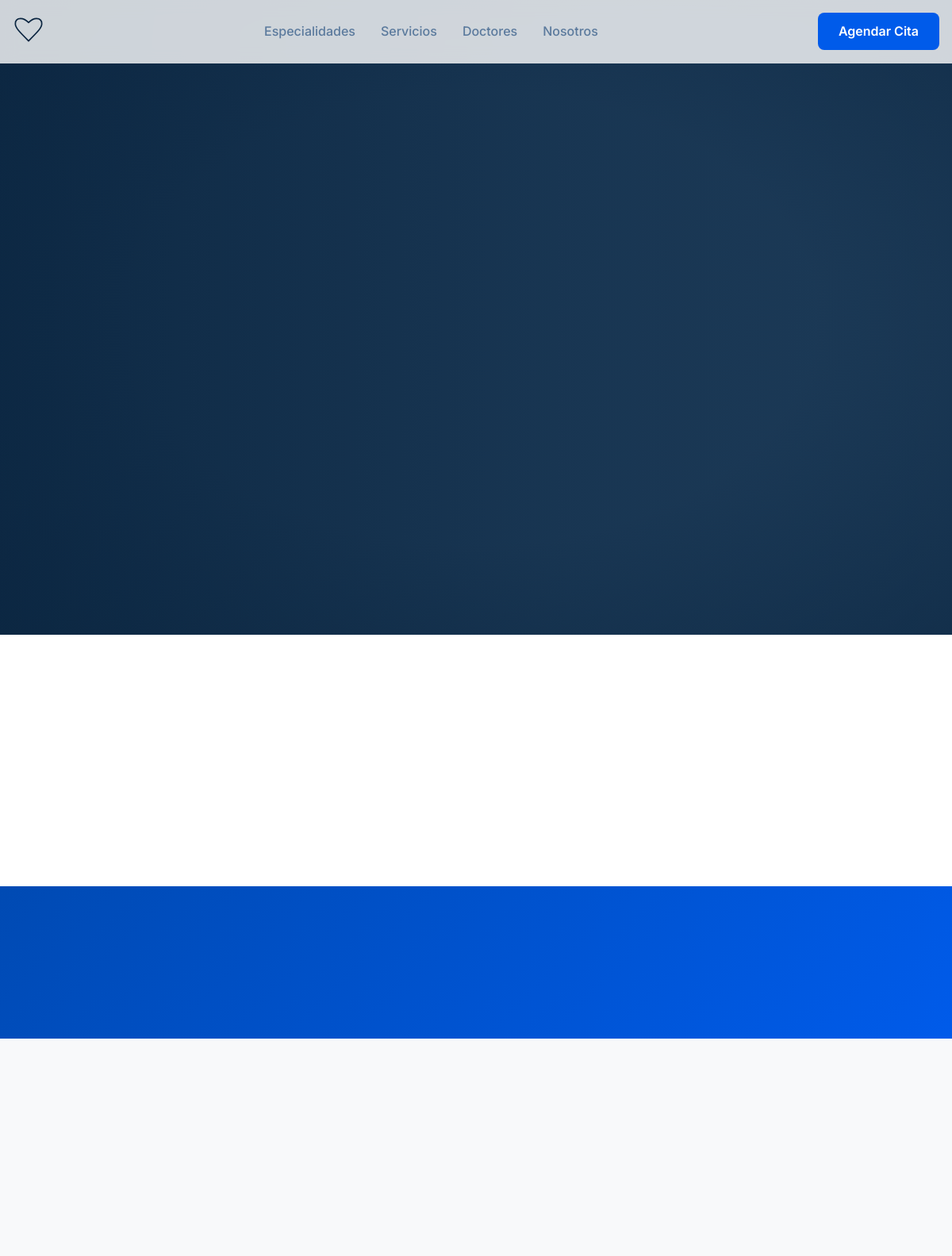
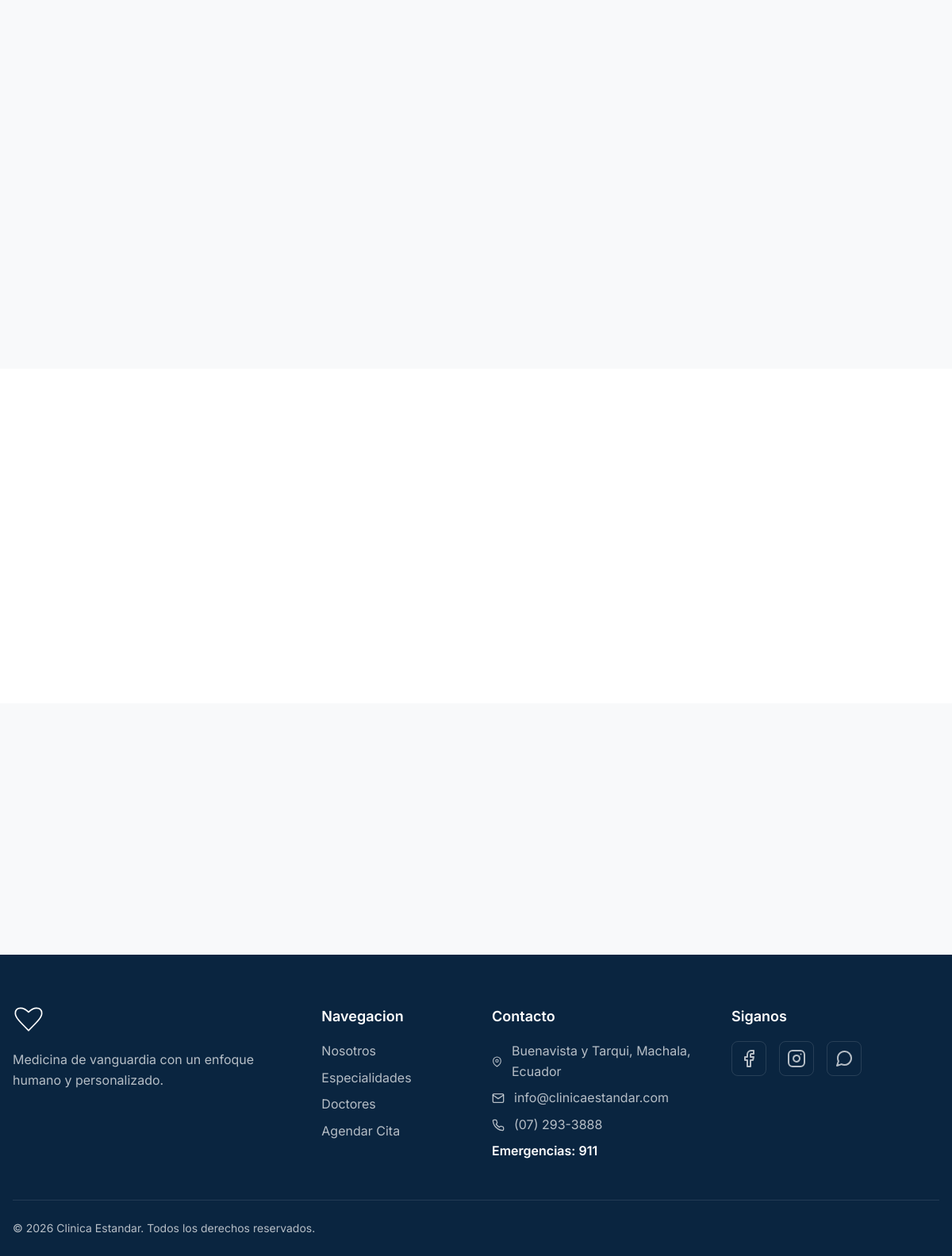
The page / on the database its author committed (2 pictures, top to bottom).
### tables this page shows
CREATE TABLE IF NOT EXISTS `clinics` (
  `id` int(10) unsigned NOT NULL AUTO_INCREMENT,
  `name` varchar(255) NOT NULL COMMENT 'Nombre comercial',
  `legal_name` varchar(255) DEFAULT NULL,
  `logo_label` varchar(255) DEFAULT NULL COMMENT 'Texto del logo (fallback)',
  `logo_image` varchar(255) DEFAULT NULL COMMENT 'Ruta a la imagen del logo',
  `tagline` varchar(255) DEFAULT NULL,
  `description` text DEFAULT NULL,
  `meta_title` varchar(255) DEFAULT NULL,
  `meta_description` text DEFAULT NULL,
  `canonical_url` varchar(255) DEFAULT NULL,
  `hero_title` varchar(255) DEFAULT NULL,
  `hero_subtitle` text DEFAULT NULL,
  `hero_image` varchar(255) DEFAULT NULL,
  `hero_mobile_image` varchar(255) DEFAULT NULL,
  `about_title` varchar(255) DEFAULT NULL,
  `about_subtitle` text DEFAULT NULL,
  `services_title` varchar(255) DEFAULT NULL,
  `services_subtitle` text DEFAULT NULL,
  `specialties_title` varchar(255) DEFAULT NULL,
  `specialties_subtitle` text DEFAULT NULL,
  `doctors_title` varchar(255) DEFAULT NULL,
  `doctors_subtitle` text DEFAULT NULL,
  `comments_title` varchar(255) DEFAULT NULL,
  `comments_subtitle` text DEFAULT NULL,
  `reservation_title` varchar(255) DEFAULT NULL,
  `reservation_subtitle` text DEFAULT NULL,
  `reservation_summary_note` text DEFAULT NULL,
  `reservation_success_title` varchar(255) DEFAULT NULL,
  `reservation_success_text` text DEFAULT NULL,
  `reservation_back_home_label` varchar(100) DEFAULT NULL,
  `reservation_next_label` varchar(100) DEFAULT NULL,
  `reservation_confirm_label` varchar(100) DEFAULT NULL,
  `reservation_previous_label` varchar(100) DEFAULT NULL,
  `address` varchar(255) DEFAULT NULL,
  `email` varchar(255) DEFAULT NULL,
  `phone_display` varchar(50) DEFAULT NULL,
  `phone_href` varchar(50) DEFAULT NULL,
  `emergency_phone` varchar(50) DEFAULT NULL,
  `whatsapp_url` varchar(255) DEFAULT NULL,
  `notify_email_enabled` tinyint(1) NOT NULL DEFAULT 1,
  `notify_whatsapp_enabled` tinyint(1) NOT NULL DEFAULT 0,
  `reminder_minutes_before` int(10) unsigned NOT NULL DEFAULT 15,
  `facebook_url` varchar(255) DEFAULT NULL,
  `instagram_url` varchar(255) DEFAULT NULL,
  `stats` longtext DEFAULT NULL CHECK (json_valid(`stats`)),
  `about_cards` longtext DEFAULT NULL CHECK (json_valid(`about_cards`)),
  `created_at` timestamp NOT NULL DEFAULT current_timestamp(),
  `updated_at` timestamp NOT NULL DEFAULT current_timestamp() ON UPDATE current_timestamp(),
  PRIMARY KEY (`id`)
);

### api/db.php (called while the page is built, shortened)
<?php
function clinica_env(string $key, string $default = ''): string
{
  $value = getenv($key);
  return $value === false ? $default : (string) $value;
}

### api/data.php (the view, shortened to what this page needs)
<?php
require_once __DIR__ . '/db.php';
function clinica_base_path(): string
{
  static $basePath = null;
  if ($basePath !== null) {
    return $basePath;
  }
  $configured = trim(clinica_env('APP_BASE_PATH', ''));
  $scriptName = str_replace('\\', '/', (string) ($_SERVER['SCRIPT_NAME'] ?? $_SERVER['PHP_SELF'] ?? ''));
  $basePath = (str_starts_with($scriptName, '/clinica/') || $scriptName === '/clinica') ? '/clinica' : '';
  return $basePath;
}
function clinica_url(string $path = ''): string
{
  $basePath = clinica_base_path();
  $path = trim($path);
  if ($path === '' || $path === '/') {
    return $basePath === '' ? '/' : $basePath . '/';
  }
  return ($basePath === '' ? '' : $basePath) . '/' . ltrim($path, '/');
}
function clinica_public_path(string $path): string
{
  $path = trim($path);
  return clinica_url(ltrim($path, '/'));
}
function clinica_normalize_clinic_paths(array $clinic): array
{
  foreach (['hero_image', 'hero_mobile_image', 'logo_image'] as $field) {
    $value = trim((string) ($clinic[$field] ?? ''));
    if ($value !== '' && !str_starts_with($value, '<svg')) {
      $clinic[$field] = clinica_public_path($value);
    }
  }
  return $clinic;
}
function clinica_decode_json_array($value): array
{
  $decoded = json_decode((string) $value, true);
  return is_array($decoded) ? $decoded : [];
}
function clinica_get_clinic_settings(): array
{
  try {
    $pdo = clinica_get_db();
    $stmt = $pdo->query("SELECT * FROM clinics ORDER BY id ASC LIMIT 1");
    $clinic = $stmt->fetch();
  } catch (Throwable $e) {
    error_log('Clinic settings fallback: ' . $e->getMessage());
    return clinica_seed_clinic_settings();
  }
  $clinic['stats'] = clinica_decode_json_array($clinic['stats'] ?? []);
  $clinic['about_cards'] = clinica_decode_json_array($clinic['about_cards'] ?? []);
  $clinic['notify_email_enabled'] = (bool) ($clinic['notify_email_enabled'] ?? true);
  $clinic['notify_whatsapp_enabled'] = (bool) ($clinic['notify_whatsapp_enabled'] ?? false);
  $clinic['reminder_minutes_before'] = (int) ($clinic['reminder_minutes_before'] ?? 15);
  return clinica_normalize_clinic_paths($clinic);
}
function clinica_get_display_name($clinic_settings = null): string
{
  $logoLabel = trim((string) ($clinic_settings['logo_label'] ?? ''));
  if ($logoLabel !== '') {
    return $logoLabel;
  }
  return 'Clinica Estandar';
}
function clinica_render_logo_element(array $clinic_settings): void
{
  $clinic_name = clinica_get_display_name($clinic_settings);
  $logo_image = $clinic_settings['logo_image'] ?? '';
  if (trim($logo_image) !== '') {
    if (str_starts_with(trim($logo_image), '<svg')) {
      echo $logo_image;
    } else {
      echo '<img src="' . htmlspecialchars($logo_image) . '" alt="' . htmlspecialchars($clinic_name) . ' logo" class="logo-img">';
    }
  } else {
    echo '<span class="clinic-name-header">' . htmlspecialchars($clinic_name) . '</span>';
  }
}

### public/shared/footer/footer.php (shortened to what this page needs)
<?php
require_once __DIR__ . '/../../../api/data.php';
$clinic_footer = clinica_get_clinic_settings();
$footer_name = clinica_get_display_name($clinic_footer);
$footer_tagline = $clinic_footer['tagline'] ?? '';
$footer_address = $clinic_footer['address'] ?? '';
$footer_email = $clinic_footer['email'] ?? '';
$footer_phone_display = $clinic_footer['phone_display'] ?? '';
$footer_phone_href = $clinic_footer['phone_href'] ?? '';
$footer_emergency = $clinic_footer['emergency_phone'] ?? '';
$footer_facebook = $clinic_footer['facebook_url'] ?? '';
$footer_instagram = $clinic_footer['instagram_url'] ?? '';
$footer_whatsapp = $clinic_footer['whatsapp_url'] ?? '';
?>
<footer class="main-footer">
  <div class="container">
    <div class="footer-grid">
      <div class="footer-col">
        <a href="<?php echo htmlspecialchars(clinica_url()); ?>" class="logo footer-logo"
          aria-label="Pagina de inicio de <?php echo htmlspecialchars($footer_name); ?>">
        </a>
        <p><?php echo htmlspecialchars($footer_tagline); ?></p>
      </div>
      <div class="footer-col">
        <h4 class="footer-title">Navegacion</h4>
        <ul class="footer-list">
          <li><a href="<?php echo htmlspecialchars(clinica_url('#about')); ?>">Nosotros</a></li>
          <li><a href="<?php echo htmlspecialchars(clinica_url('pages/specialties/')); ?>">Especialidades</a></li>
          <li><a href="<?php echo htmlspecialchars(clinica_url('pages/doctors/')); ?>">Doctores</a></li>
          <li><a href="<?php echo htmlspecialchars(clinica_url('pages/reservations/')); ?>">Agendar Cita</a></li>
        </ul>
      </div>
      <div class="footer-col">
        <h4 class="footer-title">Contacto</h4>
        <ul class="footer-list contact-info">
          <?php if ($footer_address !== ''): ?>
            <li>
              <svg width="16" height="16" viewBox="0 0 24 24" fill="none" stroke="currentColor" stroke-width="2"
                stroke-linecap="round" stroke-linejoin="round" aria-hidden="true">
                <path d="M21 10c0 7-9 13-9 13s-9-6-9-13a9 9 0 0 1 18 0z"></path>
                <circle cx="12" cy="10" r="3"></circle>
              </svg>
              <span><?php echo htmlspecialchars($footer_address); ?></span>
            </li>
          <?php endif; ?>
          <?php if ($footer_email !== ''): ?>
            <li>
              <svg width="16" height="16" viewBox="0 0 24 24" fill="none" stroke="currentColor" stroke-width="2"
                stroke-linecap="round" stroke-linejoin="round" aria-hidden="true">
                <path d="M4 4h16c1.1 0 2 .9 2 2v12c0 1.1-.9 2-2 2H4c-1.1 0-2-.9-2-2V6c0-1.1.9-2 2-2z"></path>
                <polyline points="22,6 12,13 2,6"></polyline>
              </svg>
              <a
                href="mailto:<?php echo htmlspecialchars($footer_email); ?>"><?php echo htmlspecialchars($footer_email); ?></a>
            </li>
          <?php endif; ?>
          <?php if ($footer_phone_display !== ''): ?>
            <li>
              <a
                href="tel:<?php echo htmlspecialchars($footer_phone_href); ?>"><?php echo htmlspecialchars($footer_phone_display); ?></a>
            </li>
          <?php endif; ?>
          <?php if ($footer_emergency !== ''): ?>
            <li><span class="emergency-info">Emergencias: <?php echo htmlspecialchars($footer_emergency); ?></span></li>
          <?php endif; ?>
        </ul>
      </div>
      <div class="footer-col">
        <h4 class="footer-title">Siganos</h4>
        <div class="social-links">
          <?php if ($footer_facebook !== ''): ?>
            <a href="<?php echo htmlspecialchars($footer_facebook); ?>" target="_blank" rel="noopener noreferrer"
              aria-label="Facebook"><svg width="24" height="24" viewBox="0 0 24 24" fill="none" stroke="currentColor"
                stroke-width="2" stroke-linecap="round" stroke-linejoin="round" aria-hidden="true">
                <path d="M18 2h-3a5 5 0 0 0-5 5v3H7v4h3v8h4v-8h3l1-4h-4V7a1 1 0 0 1 1-1h3z"></path>
              </svg></a>
          <?php endif; ?>
          <?php if ($footer_instagram !== ''): ?>
            <a href="<?php echo htmlspecialchars($footer_instagram); ?>" target="_blank" rel="noopener noreferrer"
              aria-label="Instagram"></a>
          <?php endif; ?>
          <?php if ($footer_whatsapp !== ''): ?>
            <a href="<?php echo htmlspecialchars($footer_whatsapp); ?>" target="_blank" rel="noopener noreferrer"
              aria-label="WhatsApp"></a>
          <?php endif; ?>
        </div>
      </div>
    </div>
    <div class="footer-bottom">
      <p>&copy; <?php echo date("Y"); ?> <?php echo htmlspecialchars($footer_name); ?>. Todos los derechos reservados.
      </p>
    </div>
  </div>
</footer>
</body>
</html>

### public/css/style.css (style rules this page uses)
:root { --color-primary: #005bea; --color-primary-dark: #004ab3; --color-secondary: #00a9e0; --color-background-light: #f8f9fa; --color-background-white: #ffffff; --color-text-primary: #0a2540; --color-text-secondary: #5b7a9d; --color-border: #e2e8f0; --color-white: #fff; --color-black: #000; --font-family-sans: 'Inter', -apple-system, BlinkMacSystemFont, 'Segoe UI', Roboto, Helvetica, Arial, sans-serif; --font-size-base: 16px; --font-size-h1: clamp(2.5rem, 5vw + 1rem, 4.5rem); --font-size-h2: clamp(2rem, 4vw + 1rem, 3rem); --font-size-h3: clamp(1.25rem, 2vw + 0.5rem, 1.75rem); --font-size-large: 1.125rem; --font-size-normal: 1rem; --font-size-small: 0.875rem; --spacing-unit: 8px; --container-width: 1280px; --container-padding: calc(var(--spacing-unit) * 2); --border-radius-soft: 8px; --border-radius-medium: 12px; --border-radius-hard: 24px; --shadow-soft: 0 4px 6px -1px rgba(0, 0, 0, 0.05), 0 2px 4px -1px rgba(0, 0, 0, 0.03); --shadow-medium: 0 10px 15px -3px rgba(0, 0, 0, 0.07), 0 4px 6px -2px rgba(0, 0, 0, 0.04); --shadow-hard: 0 20px 25px -5px rgba(0, 0, 0, 0.1), 0 10px 10px -5px rgba(0, 0, 0, 0.04); --transition-duration-fast: 200ms; --transition-duration-medium: 400ms; --transition-duration-slow: 600ms; --ease-out-cubic: cubic-bezier(0.215, 0.61, 0.355, 1); --ease-in-out-quint: cubic-bezier(0.86, 0, 0.07, 1); --header-height: 80px; --header-height-scrolled: 60px; }
*, *::before, *::after { box-sizing: border-box; margin: 0; padding: 0; }
html { font-size: var(--font-size-base); scroll-behavior: smooth; -webkit-text-size-adjust: 100%; }
body { font-family: var(--font-family-sans); background-color: var(--color-background-white); color: var(--color-text-primary); line-height: 1.6; -webkit-font-smoothing: antialiased; -moz-osx-font-smoothing: grayscale; overflow-x: hidden; }
.container { width: 100%; max-width: var(--container-width); margin-left: auto; margin-right: auto; padding-left: var(--container-padding); padding-right: var(--container-padding); }
.logo .logo-img, .logo svg { width: 40px; height: 40px; flex-shrink: 0; }

### public/shared/header/header.css (style rules this page uses)
.logo { display: flex; align-items: center; gap: var(--spacing-unit); color: var(--color-primary); text-decoration: none; font-weight: 700; min-width: 0; flex-shrink: 1; }
.logo-svg { transition: transform var(--transition-duration-medium) var(--ease-out-cubic); }

### public/shared/footer/footer.css (style rules this page uses)
.main-footer { background-color: var(--color-text-primary); color: rgba(255, 255, 255, 0.7); padding: calc(var(--spacing-unit) * 8) 0 0; }
.footer-grid { display: grid; gap: calc(var(--spacing-unit) * 5); margin-bottom: calc(var(--spacing-unit) * 6); }
.footer-col .logo { color: var(--color-white); margin-bottom: calc(var(--spacing-unit) * 2); }
.footer-title { font-size: var(--font-size-large); font-weight: 600; color: var(--color-white); margin-bottom: calc(var(--spacing-unit) * 2); }
.footer-list { list-style: none; display: flex; flex-direction: column; gap: var(--spacing-unit); }
.footer-list a { color: inherit; text-decoration: none; transition: color var(--transition-duration-fast) ease; }
.social-links { display: flex; gap: calc(var(--spacing-unit) * 2); margin-top: calc(var(--spacing-unit) * 2); }
.social-links a { color: rgba(255, 255, 255, 0.7); transition: color var(--transition-duration-fast) ease; min-width: 44px; min-height: 44px; display: inline-grid; place-items: center; border-radius: var(--border-radius-soft); border: 1px solid rgba(255, 255, 255, 0.12); }
.footer-bottom { border-top: 1px solid rgba(255, 255, 255, 0.1); padding: calc(var(--spacing-unit) * 3) 0; text-align: center; font-size: var(--font-size-small); }
.contact-info a { color: inherit; text-decoration: none; }
.contact-info li { display: flex; align-items: center; gap: calc(var(--spacing-unit) * 1.5); }
.emergency-info { color: var(--color-white); font-weight: 600; }
@media (min-width: 768px) { .footer-grid { grid-template-columns: repeat(2, 1fr); } }
@media (min-width: 768px) { .footer-bottom { display: flex; justify-content: space-between; align-items: center; } }
@media (min-width: 1024px) { .footer-grid { grid-template-columns: 2fr 1fr 1.5fr 1.5fr; } }

### rows shown on the page
clinics: tagline "Medicina de vanguardia con un enfoque humano y personalizado.", address "Buenavista y Tarqui, Machala, Ecuador", email "info@clinicaestandar.com", phone_display "(07) 293-3888", emergency_phone "911", logo_label "Clinica Estandar"
